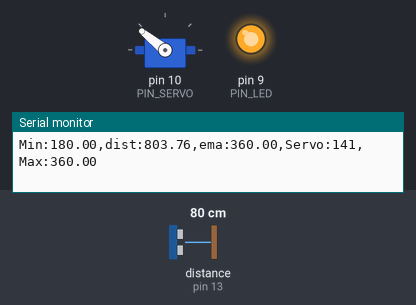
This sketch was run on a simulated Arduino Uno, built with avr-gcc and run on an emulated ATmega328P. Shown: servo, output pins drawn as LEDs (lit = HIGH), the last lines printed to the serial monitor. Wiring (inferred from the names in the program): ultrasonic range finder: trigger pin 12; echo pin 13. Inputs (shaded band) come from the test bench; at power-on: distance to the obstacle (sensor on pin 13) 80 cm. The echo pulse lasts 58.3 µs per cm; pins used as bus, display or sensor lines are not drawn.

Above: at 1.2 s.
1.3 s: distance to the obstacle (sensor on pin 13) set to 35 cm
At 2.8 s:
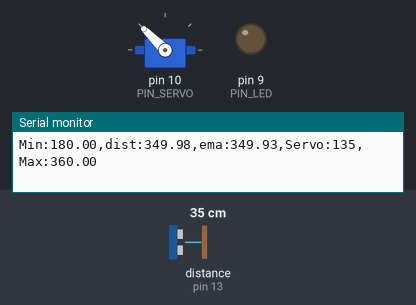
3.1 s: distance to the obstacle (sensor on pin 13) set to 2 cm
At 3.4 s:
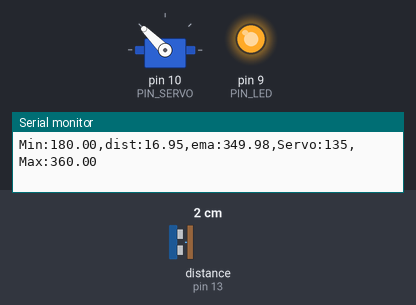
Timing chart, 0 to 6.1 s (numbered marks = the images above; inputs shaded):
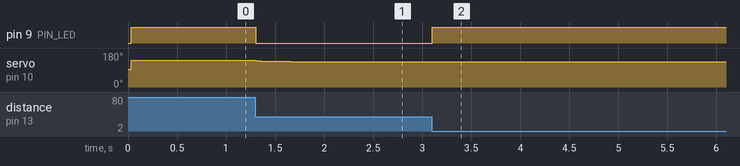

The sketch:

11_example_1.ino
```cpp
#include <Servo.h>


#define PIN_LED   9
#define PIN_TRIG  12
#define PIN_ECHO  13
#define PIN_SERVO 10


#define SND_VEL 346.0
#define INTERVAL 25
#define PULSE_DURATION 10
#define _DIST_MIN 180.0    //
#define _DIST_MAX 360.0    //
#define TIMEOUT ((INTERVAL / 2) * 1000.0)
#define SCALE (0.001 * 0.5 * SND_VEL)

//
#define _EMA_ALPHA 0.3

//
#define _DUTY_MIN 1000
#define _DUTY_NEU 1500
#define _DUTY_MAX 2000

//
float dist_prev = _DIST_MAX;
float dist_ema  = _DIST_MAX;
unsigned long last_sampling_time;
Servo myservo;

void setup() {
  pinMode(PIN_LED, OUTPUT);
  pinMode(PIN_TRIG, OUTPUT);
  pinMode(PIN_ECHO, INPUT);
  digitalWrite(PIN_TRIG, LOW);

  myservo.attach(PIN_SERVO);
  myservo.writeMicroseconds(_DUTY_NEU);

  Serial.begin(57600);
}

//
float USS_measure(int TRIG, int ECHO) {
  digitalWrite(TRIG, HIGH);
  delayMicroseconds(PULSE_DURATION);
  digitalWrite(TRIG, LOW);
  return pulseIn(ECHO, HIGH, TIMEOUT) * SCALE; //
}

void loop() {
  if (millis() < last_sampling_time + INTERVAL) return;

  float dist_raw = USS_measure(PIN_TRIG, PIN_ECHO); //
  float dist_filtered;

  //
  if ((dist_raw < _DIST_MIN) || (dist_raw > _DIST_MAX) || (dist_raw == 0.0)) {
    dist_filtered = dist_prev;
    digitalWrite(PIN_LED, 1);
  } else {
    dist_filtered = dist_raw;
    dist_prev = dist_raw;
    digitalWrite(PIN_LED, 0);
  }

  //
  dist_ema = _EMA_ALPHA * dist_filtered + (1 - _EMA_ALPHA) * dist_ema;

  //
  float angle;
  if (dist_ema <= _DIST_MIN) {
    angle = 0.0;
  } else if (dist_ema >= _DIST_MAX) {
    angle = 180.0;
  } else {
    //
    angle = (dist_ema - _DIST_MIN) * (180.0 / (_DIST_MAX - _DIST_MIN));
  }

  //
  int duty = map(angle, 0, 180, _DUTY_MIN, _DUTY_MAX);
  myservo.writeMicroseconds(duty);

  //
  Serial.print("Min:");   Serial.print(_DIST_MIN);
  Serial.print(",dist:"); Serial.print(dist_raw);
  Serial.print(",ema:");  Serial.print(dist_ema);
  Serial.print(",Servo:");Serial.print(myservo.read());
  Serial.print(",Max:");  Serial.print(_DIST_MAX);
  Serial.println("");

  last_sampling_time += INTERVAL;
}
```

Measured:
- after the input at 1.3 s, pin 9 (PIN_LED): HIGH → LOW at once; servo on pin 10 (PIN_SERVO): 141° → 136° at once, → 135° 0.35 s later
- after the input at 3.1 s, pin 9 (PIN_LED): LOW → HIGH at once
